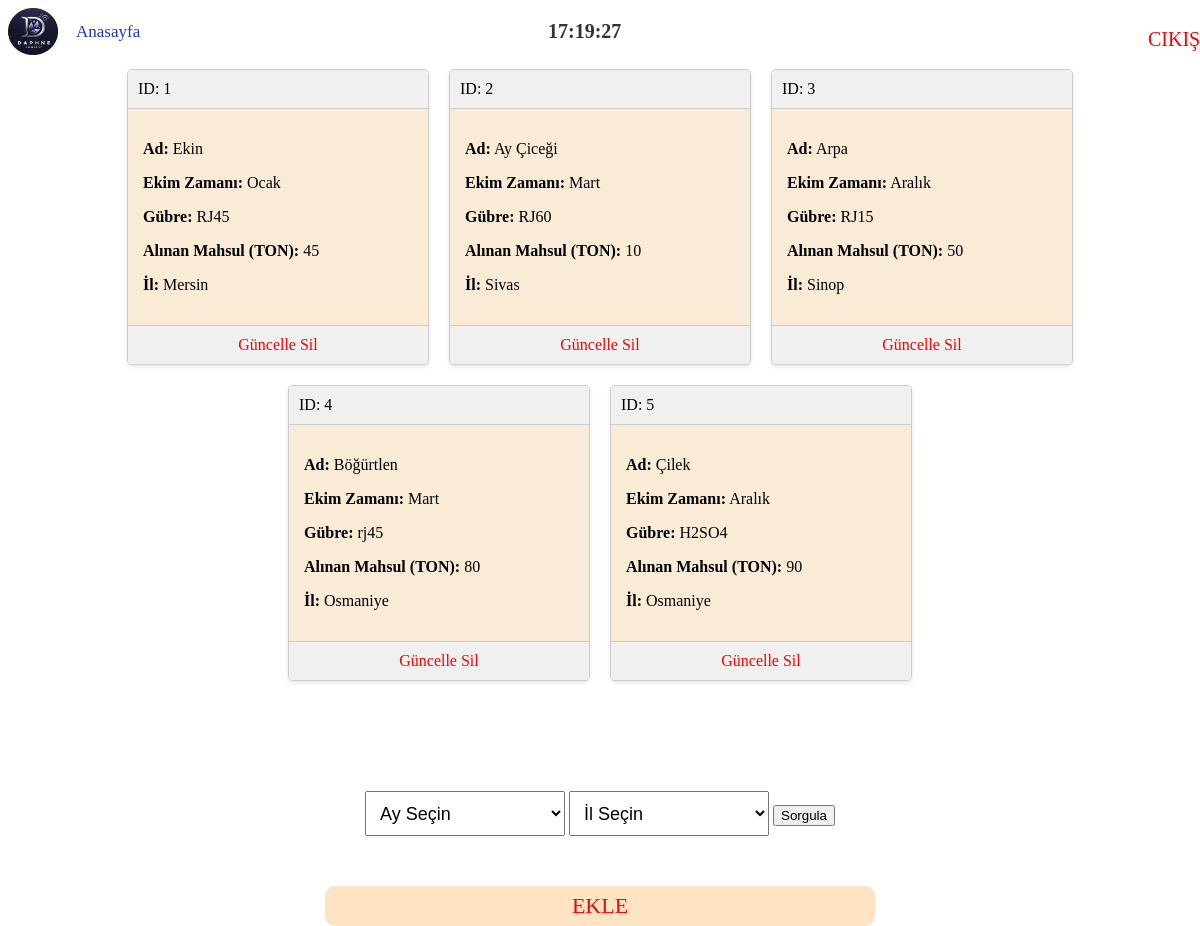
The app's page /ziraat (signed in) with its own data.
### tables this page shows
CREATE TABLE ziraat (id INTEGER PRIMARY KEY AUTOINCREMENT,ad TEXT , ekim_z TEXT , gubre TEXT , alınan_m TEXT, il TEXT);

### main.py (the view)
@app.route("/ziraat")
def ziraat():
    if "ad" in session and session ["ad"] != None:
        sorgu = "SELECT * FROM ziraat "
        kayitlar = select(sorgu)
        return render_template("ziraat.html", ziraat = kayitlar)
    else:
      return redirect("/giris")

### sorgular.py (called while the page is built)
def select(sorgu):
     baglanti = sqlite3.connect("personel.db")
     imlec = baglanti.cursor()
     imlec.execute(sorgu)
     kayitlar = imlec.fetchall()
     baglanti.close()
     return kayitlar

### templates/ziraat.html (shortened to what this page needs)
<!DOCTYPE html>
<html lang="en">
<head>
    <link rel="stylesheet" href="/static/css/sty.css">
    <link rel="stylesheet" href="/static/css/ziraat.css">
</head>
<body>
    <ul>
      <div id = "cık">
      <a href="{{ url_for('cikis') }}" id = "cık" >CIKIŞ</a>
      </div>
        <a href="{{ url_for('anasayfa') }}"><img src="/static/images/indir.jpg" id="navbarrsm" alt=""></a>
        <li><a href="{{ url_for('anasayfa') }}">Anasayfa</a></li>
            <div id="saat"></div>
      </ul>
    <div class="container">
        {% for z in ziraat %}
        <div class="card">
            <div class="card-header">
                ID: {{ z[0] }}
            </div>
            <div class="card-body">
                <p><strong>Ad:</strong> {{ z[1] }}</p>
                <p><strong>Ekim Zamanı:</strong> {{ z[2] }}</p>
                <p><strong>Gübre:</strong> {{ z[3] }}</p>
                <p><strong>Alınan Mahsul (TON):</strong> {{ z[4] }}</p>
                <p><strong>İl:</strong> {{ z[5] }}</p>
            </div>
            <div class="card-footer">
                <a href="/ziraat/guncelle/{{ z[0] }}" class="buton">Güncelle</a>
                <a href="/ziraat/sil/{{ z[0] }}" class="buton">Sil</a>
            </div>
        </div>
        {% endfor %}
    </div>
    <div id="sorgu">
        <form action="{{ url_for('ziraat_sorgu') }}" method="post">
            <select id="ekim_zamanı" name="ekim_z" required>
                <option value="none1">Ay Seçin</option>
            </select>
            <select id="katogori" name="il">
                    <option value="none">İl Seçin</option>
</select>
            <button type="submit">Sorgula</button>
        </form>
    </div>
    <div>
        <a href="{{ url_for('ziraat_ekle') }}" class="buton" id="gida_ekle">EKLE</a>
    </div>
</body>
</html>

### static/css/sty.css (style rules this page uses)
.container { display: flex; flex-wrap: wrap; justify-content: center; }
.card { width: 300px; margin: 10px; border: 1px solid #ccc; border-radius: 5px; box-shadow: 0 2px 4px rgba(0, 0, 0, 0.1); }
.card-header { background-color: #f0f0f0; padding: 10px; border-bottom: 1px solid #ccc; border-top-left-radius: 5px; border-top-right-radius: 5px; }
.card-body { padding: 15px; background-color: antiquewhite; }
.card-footer { background-color: #f0f0f0; padding: 10px; border-top: 1px solid #ccc; border-bottom-left-radius: 5px; border-bottom-right-radius: 5px; text-align: center; }
#gida_ekle { display: flex; justify-content: center; align-items: center; text-decoration: none; background-color: bisque; border-radius: 10px; height: 40px; width: 550px; font-size: 22px; margin: 0 auto; transition: background-color 0.3s ease-in-out; margin-top: 50px; }
.buton { text-decoration: none; color: #f00505; text-align: center; }

### static/css/ziraat.css (style rules this page uses)
ul { list-style-type: none; margin: 0; padding: 0; overflow: hidden; color : #333; justify-content: left; display: flex; border-radius: 10px; }
li { float: left; }
li a, .dropbtn { display: inline-block; color: rgb(30, 55, 178); text-align: center; padding: 14px 18px; text-decoration: none; font-size: 17px; border-radius: 15px; }
#navbarrsm { width: 50px; height: 47px; border-radius: 10px; }
body { background-repeat:no-repeat; background-position: center top; }
#saat { font-size: 20px; font-weight: bold; color: #333; margin-top: 12px; display:flex; position:absolute; margin-left: 45%; }
#cık { display: block; text-decoration: none; margin-top: 10px; color: #f00505; border-radius: 10px; margin-left: 95%; position: absolute; font-size: 20px; }
.buton { text-decoration: none; color: #f00505; text-align: center; }
#sorgu { margin-top: 100px; display: flex; justify-content: center; align-items: center; }
select { font-size: 18px; padding: 10px; width: 200px; height: 45px; }
body { background-repeat:no-repeat; background-position: center top 50%; height: 900px; }

### records on screen
ziraat: id "1", ad "Ekin", ekim_z "Ocak", gubre "RJ45", alınan_m "45", il "Mersin"
ziraat: id "2", ad "Ay Çiceği", ekim_z "Mart", gubre "RJ60", alınan_m "10", il "Sivas"
ziraat: id "3", ad "Arpa", ekim_z "Aralık", gubre "RJ15", alınan_m "50", il "Sinop"
ziraat: id "4", ad "Böğürtlen", ekim_z "Mart", gubre "rj45", alınan_m "80", il "Osmaniye"
ziraat: id "5", ad "Çilek", ekim_z "Aralık", gubre "H2SO4", alınan_m "90", il "Osmaniye"
